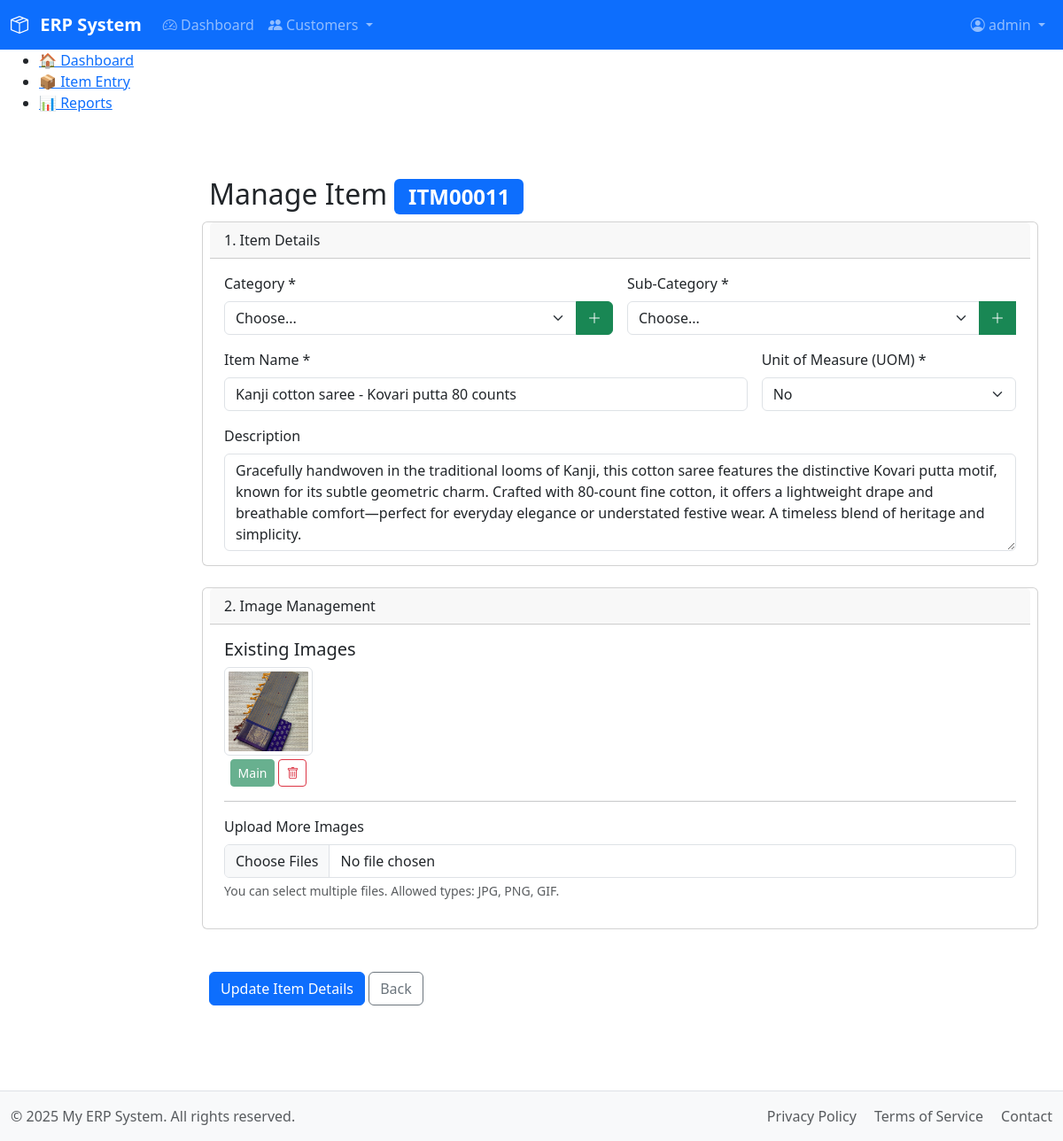
/modules/inventory/entry_item.php?item_id=ITM00011 (signed in), run on the app's committed database.
### tables this page shows
CREATE TABLE `items` (
  `item_id` varchar(10) NOT NULL,
  `category_sub_id` varchar(10) NOT NULL,
  `name` varchar(150) NOT NULL,
  `uom` varchar(20) NOT NULL DEFAULT 'No',
  `description` text DEFAULT NULL,
  `main_image_path` varchar(255) DEFAULT NULL,
  `created_at` timestamp NOT NULL DEFAULT current_timestamp(),
  `created_by` int(11) DEFAULT NULL,
  `created_by_name` varchar(50) DEFAULT NULL,
  `updated_at` timestamp NULL DEFAULT NULL ON UPDATE current_timestamp(),
  `updated_by` int(11) DEFAULT NULL,
  `updated_by_name` varchar(50) DEFAULT NULL,
  PRIMARY KEY (`item_id`),
  UNIQUE KEY `name` (`name`),
  KEY `category_sub_id` (`category_sub_id`),
  CONSTRAINT `fk_category_sub` FOREIGN KEY (`category_sub_id`) REFERENCES `categories_sub` (`category_sub_id`) ON DELETE CASCADE ON UPDATE CASCADE
);

### includes/functions.php (called while the page is built, shortened)
<?php
function get_item_details($item_id) {
    $db = db();
    $stmt = $db->prepare("
        SELECT
            i.*,
            c.name as category_name,
            cs.name as sub_category_name
        FROM items i
        JOIN categories_sub cs ON i.category_sub_id = cs.category_sub_id
        JOIN categories c ON cs.category_id = c.category_id
        WHERE i.item_id = ?
    ");
    $stmt->bind_param("s", $item_id);
    $stmt->execute();
    $item_details = $stmt->get_result()->fetch_assoc();
    $image_dir = __DIR__ . '/../Images/';
    $image_pattern = $image_dir . $item_id . '-*.jpg';
    $image_paths = glob($image_pattern);
    $image_urls = [];
    if ($image_paths) {
        foreach ($image_paths as $path) {
            $image_urls[] = '/Images/' . basename($path);
        }
    }
    $item_details['images'] = $image_urls;
    $stmt_price = $db->prepare("
        SELECT
            o.order_date,
            o.order_id,
            oi.price,
            oi.cost_price,
            c.name as customer_name
        FROM order_items oi
        JOIN orders o ON oi.order_id = o.order_id
        JOIN customers c on o.customer_id = c.customer_id
        WHERE oi.item_id = ?
          AND o.status != 'Canceled'
        ORDER BY o.order_date DESC
    ");
    $stmt_price->bind_param("s", $item_id);
    $stmt_price->execute();
    $item_details['price_history'] = $stmt_price->get_result()->fetch_all(MYSQLI_ASSOC);
    return $item_details;
}

### modules/inventory/entry_item.php (the view, shortened to what this page needs)
<?php
require_once __DIR__ . '/../../includes/functions.php';
$item_id_from_get = $_GET['item_id'] ?? null;
$is_edit = false;
$item = [];
if ($item_id_from_get) {
    $item_data = get_item_details($item_id_from_get);
    if ($item_data) {
        $item = $item_data;
        $is_edit = true;
    } else {
        $_SESSION['error_message'] = "Item not found.";
        header("Location: /modules/inventory/list_stock_levels.php");
        exit;
    }
}
require_once __DIR__ . '/../../includes/header.php';
?>
<main class="container mt-4">
    <h2><?= $is_edit ? 'Manage Item' : 'New Item' ?>
        <?php if ($is_edit): ?>
            <span class='badge bg-primary'><?= htmlspecialchars($item['item_id']) ?></span>
        <?php endif; ?>
    </h2>
    <form method="POST" class="row g-3 needs-validation mb-5" novalidate id="itemForm" enctype="multipart/form-data" action="entry_item.php<?= $is_edit ? '?item_id=' . htmlspecialchars($item['item_id']) : '' ?>">
        <div class="card">
            <div class="card-header">1. Item Details</div>
            <div class="card-body row g-3">
                <div class="col-md-6"><label for="category_id" class="form-label">Category *</label><div class="input-group"><select class="form-select" id="category_id" name="category_id" required><option value="">Choose...</option></select><a href="entry_category.php" class="btn btn-success" title="Add New Category" target="_blank"><i class="bi bi-plus-lg"></i></a></div></div>
                <div class="col-md-6"><label for="category_sub_id" class="form-label">Sub-Category *</label><div class="input-group"><select class="form-select" id="category_sub_id" name="category_sub_id" required <?= $is_edit ? '' : 'disabled' ?>><option value="">Choose...</option></select><a href="entry_category_sub.php" class="btn btn-success" title="Add New Sub-Category" target="_blank"><i class="bi bi-plus-lg"></i></a></div></div>
                <div class="col-md-8 position-relative"><label for="name" class="form-label">Item Name *</label><input type="text" class="form-control" id="name" name="name" value="<?= htmlspecialchars($item['name'] ?? '') ?>" required autocomplete="off"><div class="invalid-feedback">Item name is required.</div></div>
                <div class="col-md-4"><label for="uom" class="form-label">Unit of Measure (UOM) *</label><select class="form-select" id="uom" name="uom" required><option value="No" <?= (isset($item['uom']) && $item['uom'] == 'No') ? 'selected' : '' ?>>No</option></select></div>
                <div class="col-12"><label for="description" class="form-label">Description</label><textarea class="form-control" id="description" name="description" rows="4"><?= htmlspecialchars($item['description'] ?? '') ?></textarea></div>
            </div>
        </div>
        <div class="card mt-4">
            <div class="card-header">2. Image Management</div>
            <div class="card-body">
                <?php if ($is_edit): ?>
                <div class="mb-3">
                    <h5>Existing Images</h5>
                    <div class="row g-2">
                        <?php if (empty($item['images'])): ?>
                            <p class="text-muted">No images have been uploaded for this item.</p>
                        <?php else: ?>
                            <?php foreach ($item['images'] as $image_url): ?>
                                <div class="col-auto text-center">
                                    <img src="<?= htmlspecialchars($image_url) ?>" class="img-thumbnail" style="height: 100px; width: 100px; object-fit: cover;" alt="Item Image">
                                    <div class="d-flex justify-content-center gap-1 mt-1">
                                        <form method="POST" action="entry_item.php" class="d-inline">
                                            <?php if (($item['main_image_path'] ?? '') === $image_url): ?>
                                                <button type="button" class="btn btn-sm btn-success disabled" title="This is the main image">Main</button>
                                            <?php else: ?>
                                                <button type="submit" name="action" value="set_main_image" class="btn btn-sm btn-outline-success" title="Set as Main Image">
                                                    <i class="bi bi-check-circle"></i>
                                                </button>
                                            <?php endif; ?>
                                        </form>
                                        <form method="POST" action="entry_item.php" class="d-inline">
                                            <button type="submit" name="action" value="delete_image" class="btn btn-sm btn-outline-danger" title="Delete Image" onclick="return confirm('Are you sure you want to delete this image?');">
                                                <i class="bi bi-trash"></i>
                                            </button>
                                        </form>
                                    </div>
                                </div>
                            <?php endforeach; ?>
                        <?php endif; ?>
                    </div>
                </div>
                <hr>
                <?php endif; ?>
                <div class="mb-3">
                    <label for="new_images" class="form-label"><?= $is_edit ? 'Upload More Images' : 'Upload Images' ?></label>
                    <input class="form-control" type="file" id="new_images" name="new_images[]" multiple accept="image/jpeg,image/png,image/gif">
                    <div class="form-text">You can select multiple files. Allowed types: JPG, PNG, GIF.</div>
                </div>
            </div>
        </div>
        <div class="col-12 mt-4">
            <button class="btn btn-primary" type="submit"><i class="bi bi-<?= $is_edit ? 'floppy' : 'plus-circle' ?>"></i> <?= $is_edit ? 'Update Item Details' : 'Create Item' ?></button>
            <a href="/index.php" class="btn btn-outline-secondary">Back</a>
        </div>
    </form>
</main>
<?php require_once __DIR__ . '/../../includes/footer.php'; ?>

### assets/css/main.css (style rules this page uses)
main { padding-top: 1rem; padding-bottom: 3rem; }

### data on the page
items: item_id "ITM00011", name "Kanji cotton saree - Kovari putta 80 counts", uom "No", description "Gracefully handwoven in the traditional looms of Kanji, this cotton saree features the distinctive Kovari putta motif, known for its subtle geometric charm. Crafted with 80-count fine cotton, it offers a lightweight drape and breathable comfort—perfect for everyday elegance or understated festive wear. A timeless blend of heritage and simplicity."

### other printed values
$_SESSION['username'] "admin"
